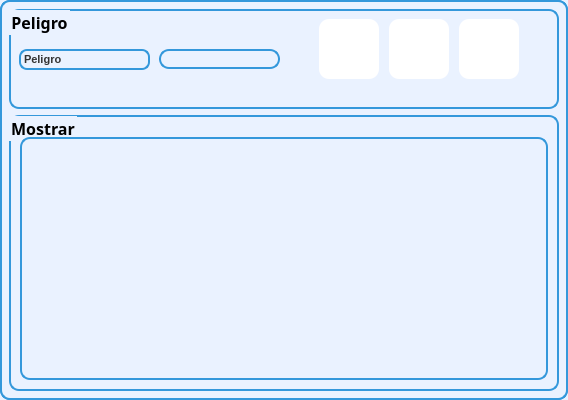
<?xml version="1.0" encoding="UTF-8"?>
<ui version="4.0">
 <class>PeligroScreen</class>
 <widget class="QMainWindow" name="PeligroScreen">
  <property name="geometry">
   <rect>
    <x>0</x>
    <y>0</y>
    <width>568</width>
    <height>400</height>
   </rect>
  </property>
  <property name="minimumSize">
   <size>
    <width>568</width>
    <height>400</height>
   </size>
  </property>
  <property name="maximumSize">
   <size>
    <width>568</width>
    <height>400</height>
   </size>
  </property>
  <property name="windowTitle">
   <string>Peligro</string>
  </property>
  <property name="styleSheet">
   <string notr="true">border: 2px solid #3498db;
border-radius: 10px;

background-color: #eaf2ff;</string>
  </property>
  <widget class="QWidget" name="centralwidget">
   <layout class="QVBoxLayout" name="verticalLayout">
    <item>
     <widget class="QGroupBox" name="groupBox">
      <property name="minimumSize">
       <size>
        <width>550</width>
        <height>100</height>
       </size>
      </property>
      <property name="maximumSize">
       <size>
        <width>551</width>
        <height>100</height>
       </size>
      </property>
      <property name="font">
       <font>
        <family>Arial Black</family>
        <pointsize>12</pointsize>
        <weight>75</weight>
        <bold>true</bold>
       </font>
      </property>
      <property name="styleSheet">
       <string notr="true">background-color:#eaf2ff;</string>
      </property>
      <property name="title">
       <string>Peligro</string>
      </property>
      <widget class="QLabel" name="label">
       <property name="geometry">
        <rect>
         <x>10</x>
         <y>40</y>
         <width>131</width>
         <height>21</height>
        </rect>
       </property>
       <property name="styleSheet">
        <string notr="true">background-color: #eaf2ff;
border: 2px solid #3498db;
border-radius: 8px;
color: #333333;
font-size: 11px;
font-weight: bold;
text-align: center;</string>
       </property>
       <property name="text">
        <string>Peligro</string>
       </property>
      </widget>
      <widget class="QLineEdit" name="line_peligro">
       <property name="geometry">
        <rect>
         <x>150</x>
         <y>40</y>
         <width>121</width>
         <height>20</height>
        </rect>
       </property>
      </widget>
      <widget class="QPushButton" name="btn_agregar">
       <property name="geometry">
        <rect>
         <x>310</x>
         <y>10</y>
         <width>60</width>
         <height>60</height>
        </rect>
       </property>
       <property name="minimumSize">
        <size>
         <width>55</width>
         <height>55</height>
        </size>
       </property>
       <property name="maximumSize">
        <size>
         <width>60</width>
         <height>60</height>
        </size>
       </property>
       <property name="layoutDirection">
        <enum>Qt::RightToLeft</enum>
       </property>
       <property name="styleSheet">
        <string notr="true">QPushButton{
background-color: white;
border: none;
}

QPushButton:hover{
background-color: black;
border-top-left-radius: 20px;
border-bottom-left-radius: 20px;
color: rgb(0, 0, 0);
}</string>
       </property>
       <property name="text">
        <string/>
       </property>
       <property name="icon">
        <iconset>
         <normaloff>../../../Images/Botones Interfaz/agregar.png</normaloff>../../../Images/Botones Interfaz/agregar.png</iconset>
       </property>
       <property name="iconSize">
        <size>
         <width>50</width>
         <height>50</height>
        </size>
       </property>
      </widget>
      <widget class="QPushButton" name="btn_editar">
       <property name="geometry">
        <rect>
         <x>380</x>
         <y>10</y>
         <width>60</width>
         <height>60</height>
        </rect>
       </property>
       <property name="minimumSize">
        <size>
         <width>55</width>
         <height>55</height>
        </size>
       </property>
       <property name="maximumSize">
        <size>
         <width>60</width>
         <height>60</height>
        </size>
       </property>
       <property name="layoutDirection">
        <enum>Qt::RightToLeft</enum>
       </property>
       <property name="styleSheet">
        <string notr="true">QPushButton{
background-color: white;
border: none;
}

QPushButton:hover{
background-color: black;
border-top-left-radius: 20px;
border-bottom-left-radius: 20px;
color: rgb(0, 0, 0);
}</string>
       </property>
       <property name="text">
        <string/>
       </property>
       <property name="icon">
        <iconset>
         <normaloff>../../../Images/Botones Interfaz/editar.png</normaloff>../../../Images/Botones Interfaz/editar.png</iconset>
       </property>
       <property name="iconSize">
        <size>
         <width>50</width>
         <height>50</height>
        </size>
       </property>
      </widget>
      <widget class="QPushButton" name="btn_borrar">
       <property name="geometry">
        <rect>
         <x>450</x>
         <y>10</y>
         <width>60</width>
         <height>60</height>
        </rect>
       </property>
       <property name="minimumSize">
        <size>
         <width>55</width>
         <height>55</height>
        </size>
       </property>
       <property name="maximumSize">
        <size>
         <width>60</width>
         <height>60</height>
        </size>
       </property>
       <property name="layoutDirection">
        <enum>Qt::RightToLeft</enum>
       </property>
       <property name="styleSheet">
        <string notr="true">QPushButton{
background-color: white;
border: none;
}

QPushButton:hover{
background-color: black;
border-top-left-radius: 20px;
border-bottom-left-radius: 20px;
color: rgb(0, 0, 0);
}</string>
       </property>
       <property name="text">
        <string/>
       </property>
       <property name="icon">
        <iconset>
         <normaloff>../../../Images/Botones Interfaz/borrar.png</normaloff>../../../Images/Botones Interfaz/borrar.png</iconset>
       </property>
       <property name="iconSize">
        <size>
         <width>50</width>
         <height>50</height>
        </size>
       </property>
      </widget>
     </widget>
    </item>
    <item>
     <widget class="QGroupBox" name="groupBox_2">
      <property name="font">
       <font>
        <family>Arial Black</family>
        <pointsize>12</pointsize>
        <weight>75</weight>
        <bold>true</bold>
       </font>
      </property>
      <property name="styleSheet">
       <string notr="true">background-color: #eaf2ff;
padding: 12px;
</string>
      </property>
      <property name="title">
       <string>Mostrar</string>
      </property>
      <layout class="QHBoxLayout" name="horizontalLayout">
       <property name="topMargin">
        <number>20</number>
       </property>
       <item>
        <widget class="QTableWidget" name="table_peligro"/>
       </item>
      </layout>
     </widget>
    </item>
   </layout>
  </widget>
 </widget>
 <resources/>
 <connections/>
</ui>
